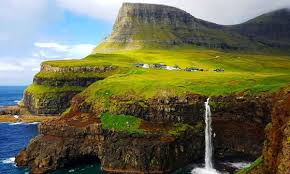
#> input picture inputs/faroe_island_1.png, 290 x 174 px; its folder holds 3 pictures in this run
$ python Mask.py
#> lines starting #> are read from the running program, lines starting #| are printed output that depends on the picture; after the words box and inside, x2 and y2 are one past the last pixel; in counts of white or black regions, pixels touching at a corner belong together
import os
import cv2 as cv
import numpy as np
import multiprocessing as mp


def fetch_file_names(path):
    """
    Function to fetch relative filepaths of each file
    :param path: Input path where the files are stored
    :return: List consisting of all filepaths
    """
    file_names = []
    for files in os.listdir(path):
        if files.endswith(('.png', '.jpg', '.jpeg')):
            file_paths = os.path.join(path, files)
            file_names.append(file_paths)

    return file_names


def process_mask_images(input_images_path):
    """
    Function to process each image to implement a mask
    :param input_images_path: File path of each image
    :return: Pixel counts of each with value 255
    """
#> called with input_images_path = './/inputs/faroe_island_1.png'
    output_dir = "outputs"
    threshold = 200
    if not os.path.exists(output_dir):
        os.mkdir(output_dir)

    image_data = cv.imread(input_images_path)
#> image_data is the input picture: shape (174, 290, 3); mean B, G, R 80.3, 108.7, 107.9
    # Mask to check if all 3 channels are greater than 200
    mask = np.all(image_data > threshold, axis=2).astype(np.uint8) * 255
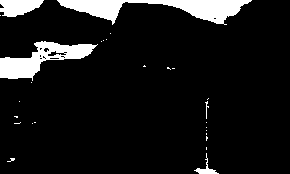
#> mask: shape (174, 290); 9% white; 27 white regions (22 under 20 px), largest, box (x1, y1, x2, y2) and area: (57, 0, 252, 25) 2202, (0, 41, 98, 81) 1600, (0, 0, 44, 17) 540, (194, 153, 219, 174) 124, (205, 101, 209, 119) 24
    # Fetch the file name
    image_name = input_images_path.split('\\')[-1].split('.')[0]
    cv.imwrite('{}.png'.format(os.path.join(output_dir, image_name)), mask)

    # Calculate total number of pixels with value 255
    pixel_counts = np.sum(mask == 255)
#> pixel_counts = 4559

    return pixel_counts


if __name__ == '__main__':
    images_path = r'.//inputs'
    image_files = fetch_file_names(images_path)
    # Process images paralleling
    with mp.Pool() as pool:
        mask_pixels = pool.map(process_mask_images, image_files)
#> call 2 of process_mask_images, with input_images_path = './/inputs/faroe_island_2.jpg'
#> in process_mask_images (call 2), `output_dir = "outputs"`: output_dir = 'outputs'
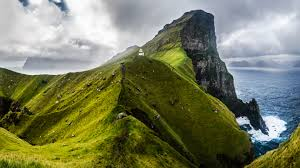
#> input picture inputs/faroe_island_2.jpg, 300 x 168 px
#> in process_mask_images, image_data is the input picture: shape (168, 300, 3); mean B, G, R 95.3, 125.3, 121.1
#> in process_mask_images (call 2), `mask = np.all(image_data > threshold, axis=2).astype(np.uint8) * 255`:
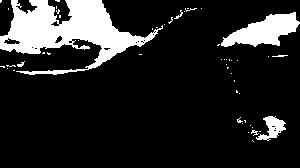
#> mask: shape (168, 300); 14.7% white; 51 white regions (44 under 20 px), largest, box (x1, y1, x2, y2) and area: (0, 0, 163, 75) 5307, (221, 12, 300, 47) 1482, (256, 116, 286, 141) 356
#> in process_mask_images (call 2), `pixel_counts = np.sum(mask == 255)`: pixel_counts = 7399
#> call 3 of process_mask_images, with input_images_path = './/inputs/faroe_island_3.jpg'
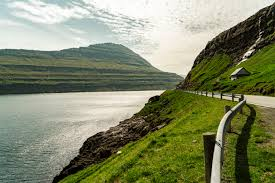
#> input picture inputs/faroe_island_3.jpg, 275 x 183 px
#> in process_mask_images, image_data is the input picture: shape (183, 275, 3); mean B, G, R 105.7, 136, 130.3
#> in process_mask_images (call 3), `mask = np.all(image_data > threshold, axis=2).astype(np.uint8) * 255`:
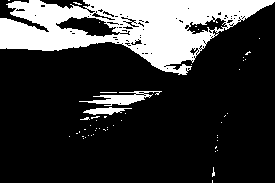
#> mask: shape (183, 275); 22.3% white; 52 white regions (49 under 20 px), largest, box (x1, y1, x2, y2) and area: (0, 0, 275, 75) 10332, (79, 91, 162, 106) 504, (83, 107, 132, 115) 213
#> in process_mask_images (call 3), `pixel_counts = np.sum(mask == 255)`: pixel_counts = 11199
#> mask_pixels = [4559, 7399, 11199]

    # Calculate sum of all pixel counts of each image
    total_pixels = sum(mask_pixels)
#> total_pixels = 23157
    print("Total pixel counts with mask values 255: {}".format(str(total_pixels)))
#| Total pixel counts with mask values 255: 23157
